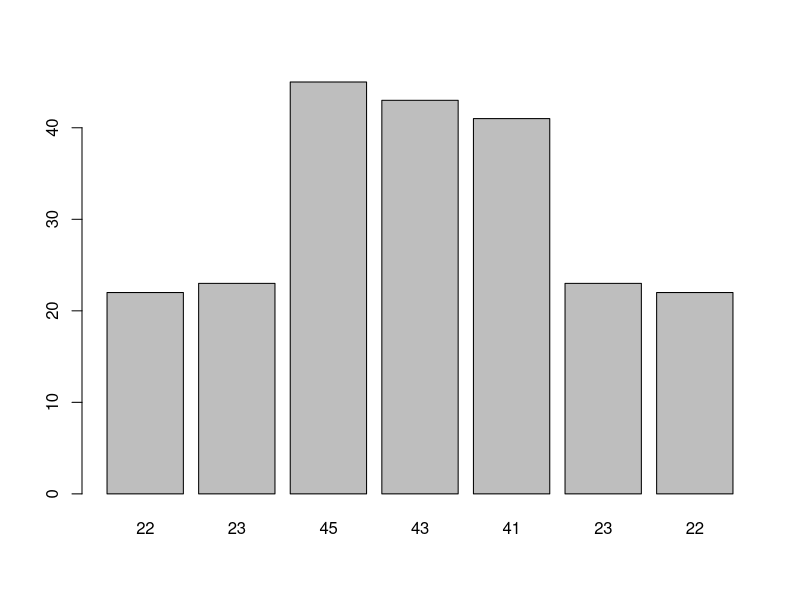
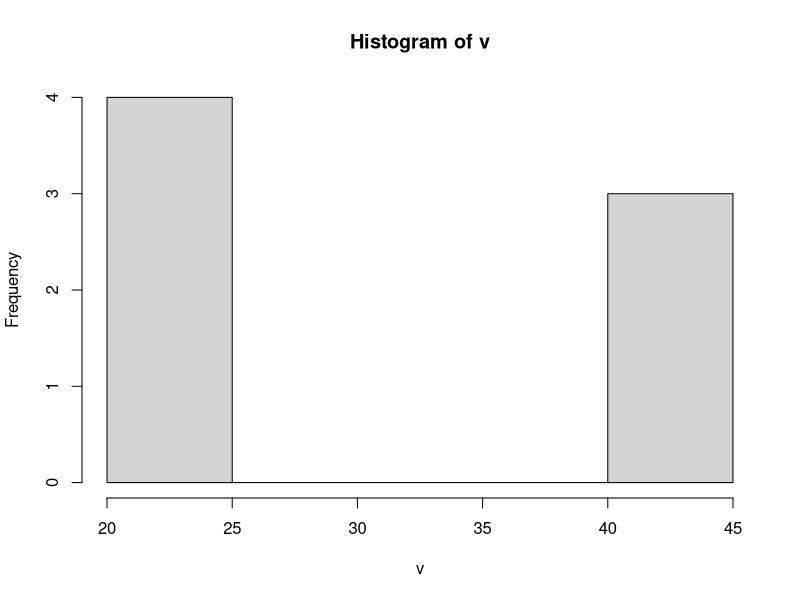
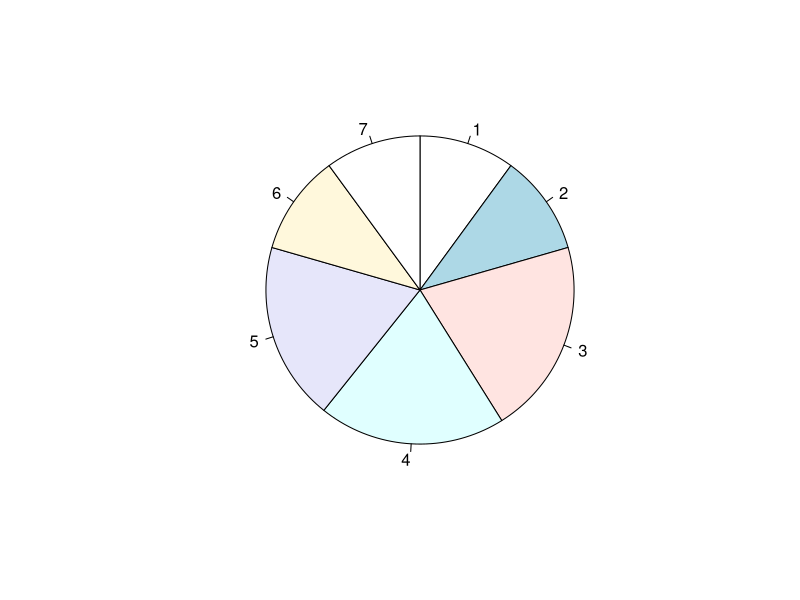
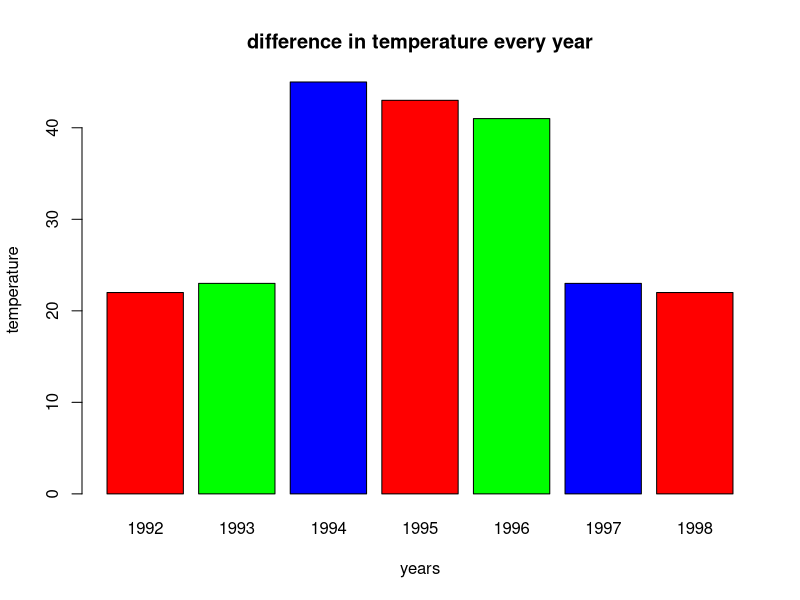
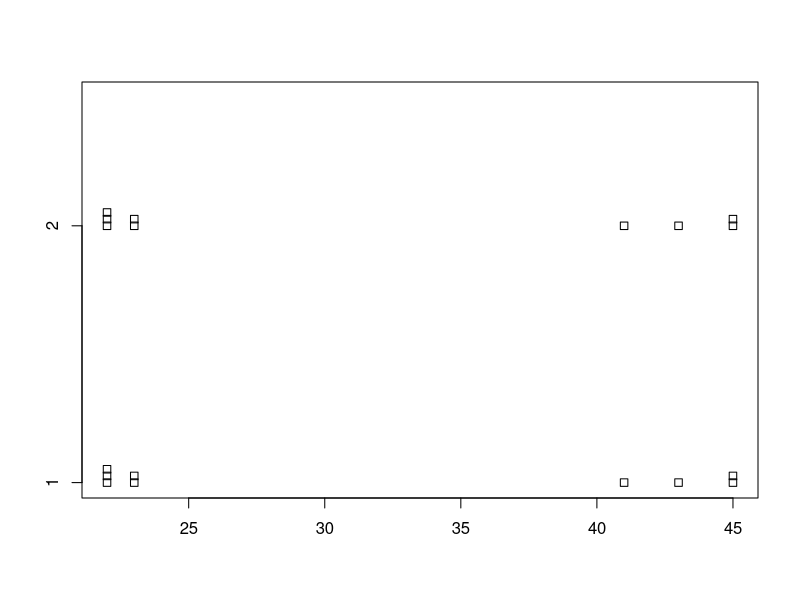
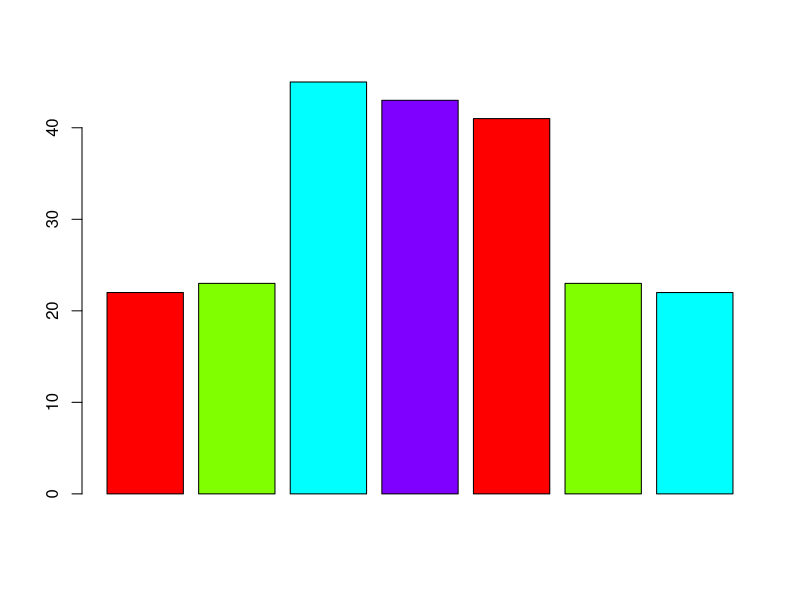
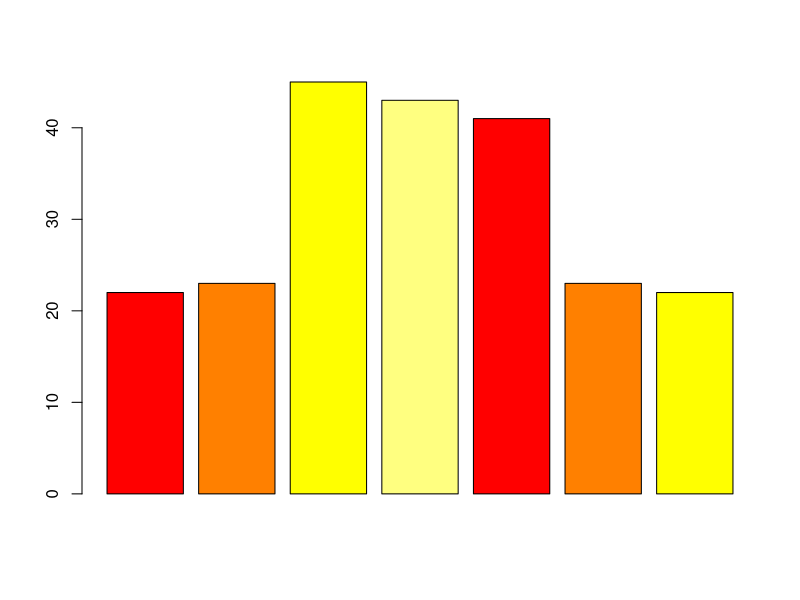
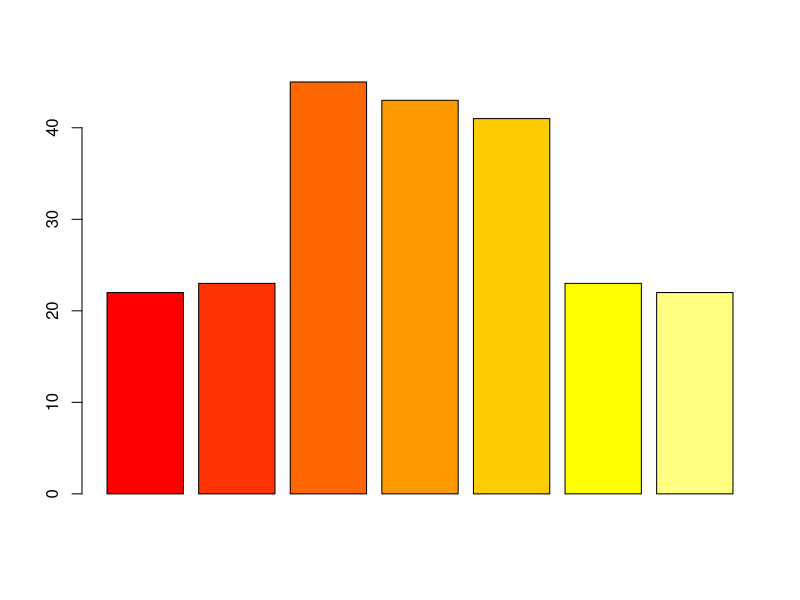

The R script that drew these images, in order:
v<-c(22,23,45,43,41,23,22)
par(mfrow=c(1,1))
barplot(v,names.arg = c(22,23,45,43,41,23,22))
hist(v)
pie(v,clockwise = TRUE)
#hist(v)
barplot(v,xlab = "years",ylab = "temperature",main = "difference in temperature every year",col =c("red","green","blue"),names.arg = c(1992,1993,1994,1995,1996,1997,1998) )



v1<-c(22,23,45,43,41,23,22,45,22)
v2<-c(22,23,45,43,41,23,22,45,22)
a<-list(v1,v2)
stripchart(a,method = "stack")

#coloring to your grapgh(coloring pallatte)
v<-c(22,23,45,43,41,23,22)
barplot(v,col=rainbow(4))
barplot(v,col=heat.colors(4))
barplot(v,col=heat.colors(7))
barplot(v,col=terrain.colors(4))
barplot(v,col=terrain.colors(7))
barplot(v,col=topo.colors(4))
barplot(v,col=topo.colors(7))
barplot(v,col=cm.colors(7))
barplot(v,col=cm.colors(3))

#saving your charts
v<-c(22,23,45,43,41,23,22)
#jpeg(filename = "barplot11.jpeg")
barplot(v,col=rainbow(4))
#dev.off()